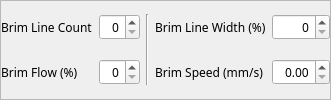
           <widget class="QFrame" name="frame_brim">
            <property name="frameShape">
             <enum>QFrame::StyledPanel</enum>
            </property>
            <property name="frameShadow">
             <enum>QFrame::Raised</enum>
            </property>
            <layout class="QGridLayout" name="gridLayout_16" columnstretch="2,1,1,2,1">
             <property name="leftMargin">
              <number>0</number>
             </property>
             <property name="topMargin">
              <number>0</number>
             </property>
             <property name="rightMargin">
              <number>0</number>
             </property>
             <property name="bottomMargin">
              <number>0</number>
             </property>
             <item row="0" column="0">
              <widget class="QLabel" name="label_brim_line_count">
               <property name="sizePolicy">
                <sizepolicy hsizetype="Preferred" vsizetype="Preferred">
                 <horstretch>0</horstretch>
                 <verstretch>0</verstretch>
                </sizepolicy>
               </property>
               <property name="minimumSize">
                <size>
                 <width>0</width>
                 <height>0</height>
                </size>
               </property>
               <property name="maximumSize">
                <size>
                 <width>16777215</width>
                 <height>16777215</height>
                </size>
               </property>
               <property name="font">
                <font>
                 <family>맑은 고딕</family>
                 <pointsize>9</pointsize>
                 <weight>50</weight>
                 <bold>false</bold>
                </font>
               </property>
               <property name="toolTip">
                <string>brim_line_amount_tooltip</string>
               </property>
               <property name="text">
                <string>Brim Line Count</string>
               </property>
              </widget>
             </item>
             <item row="0" column="1">
              <widget class="CustomSpinBox" name="spinBox_brim_line_count">
               <property name="minimumSize">
                <size>
                 <width>0</width>
                 <height>0</height>
                </size>
               </property>
               <property name="maximumSize">
                <size>
                 <width>16777215</width>
                 <height>16777215</height>
                </size>
               </property>
               <property name="font">
                <font>
                 <family>맑은 고딕</family>
                 <pointsize>9</pointsize>
                 <weight>50</weight>
                 <bold>false</bold>
                </font>
               </property>
               <property name="toolTip">
                <string>brim_line_amount_tooltip</string>
               </property>
               <property name="alignment">
                <set>Qt::AlignRight|Qt::AlignTrailing|Qt::AlignVCenter</set>
               </property>
               <property name="originalValue" stdset="0">
                <number>0</number>
               </property>
              </widget>
             </item>
             <item row="0" column="2" rowspan="2">
              <widget class="Line" name="line_15">
               <property name="orientation">
                <enum>Qt::Vertical</enum>
               </property>
              </widget>
             </item>
             <item row="0" column="3">
              <widget class="QLabel" name="label_brim_width_factor">
               <property name="font">
                <font>
                 <family>맑은 고딕</family>
                 <weight>50</weight>
                 <bold>false</bold>
                </font>
               </property>
               <property name="text">
                <string notr="true">Brim Line Width (%)</string>
               </property>
              </widget>
             </item>
             <item row="1" column="0">
              <widget class="QLabel" name="label_brim_flow">
               <property name="font">
                <font>
                 <family>맑은 고딕</family>
                 <weight>50</weight>
                 <bold>false</bold>
                </font>
               </property>
               <property name="text">
                <string>Brim Flow (%)</string>
               </property>
              </widget>
             </item>
             <item row="1" column="1">
              <widget class="CustomSpinBox" name="spinBox_brim_flow">
               <property name="font">
                <font>
                 <family>맑은 고딕</family>
                 <weight>50</weight>
                 <bold>false</bold>
                </font>
               </property>
               <property name="alignment">
                <set>Qt::AlignRight|Qt::AlignTrailing|Qt::AlignVCenter</set>
               </property>
              </widget>
             </item>
             <item row="0" column="4">
              <widget class="CustomSpinBox" name="spinBox_brim_width_factor">
               <property name="font">
                <font>
                 <family>맑은 고딕</family>
                 <weight>50</weight>
                 <bold>false</bold>
                </font>
               </property>
               <property name="alignment">
                <set>Qt::AlignRight|Qt::AlignTrailing|Qt::AlignVCenter</set>
               </property>
              </widget>
             </item>
             <item row="1" column="3">
              <widget class="QLabel" name="label_brim_speed">
               <property name="font">
                <font>
                 <family>맑은 고딕</family>
                 <weight>50</weight>
                 <bold>false</bold>
                </font>
               </property>
               <property name="text">
                <string notr="true">Brim Speed (mm/s)</string>
               </property>
              </widget>
             </item>
             <item row="1" column="4">
              <widget class="CustomDoubleSpinBox" name="doubleSpinBox_brim_speed">
               <property name="font">
                <font>
                 <family>맑은 고딕</family>
                 <weight>50</weight>
                 <bold>false</bold>
                </font>
               </property>
               <property name="alignment">
                <set>Qt::AlignRight|Qt::AlignTrailing|Qt::AlignVCenter</set>
               </property>
              </widget>
             </item>
            </layout>
           </widget>
